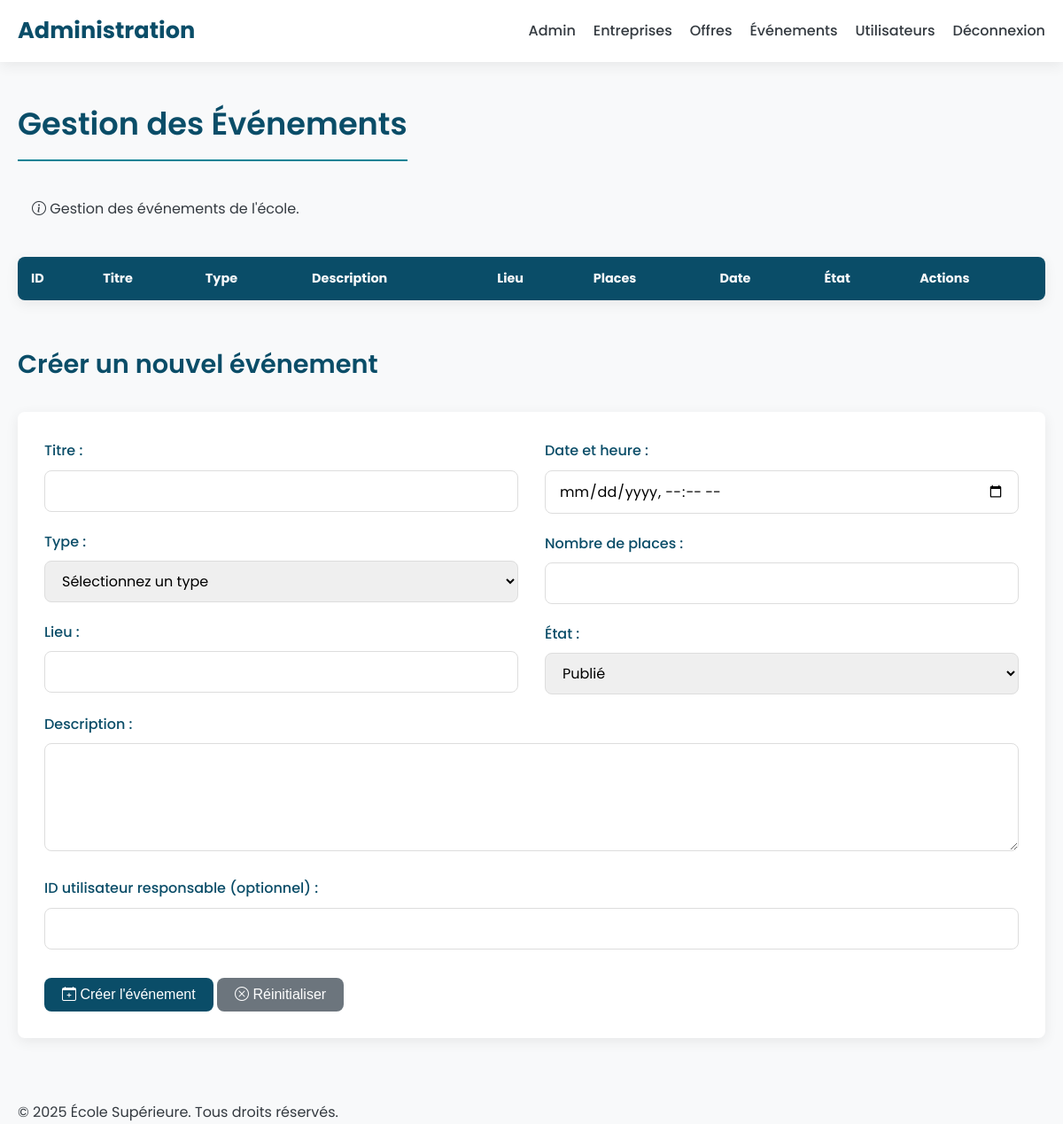
The page /vue/adminEvent.php on the database as committed earlier.
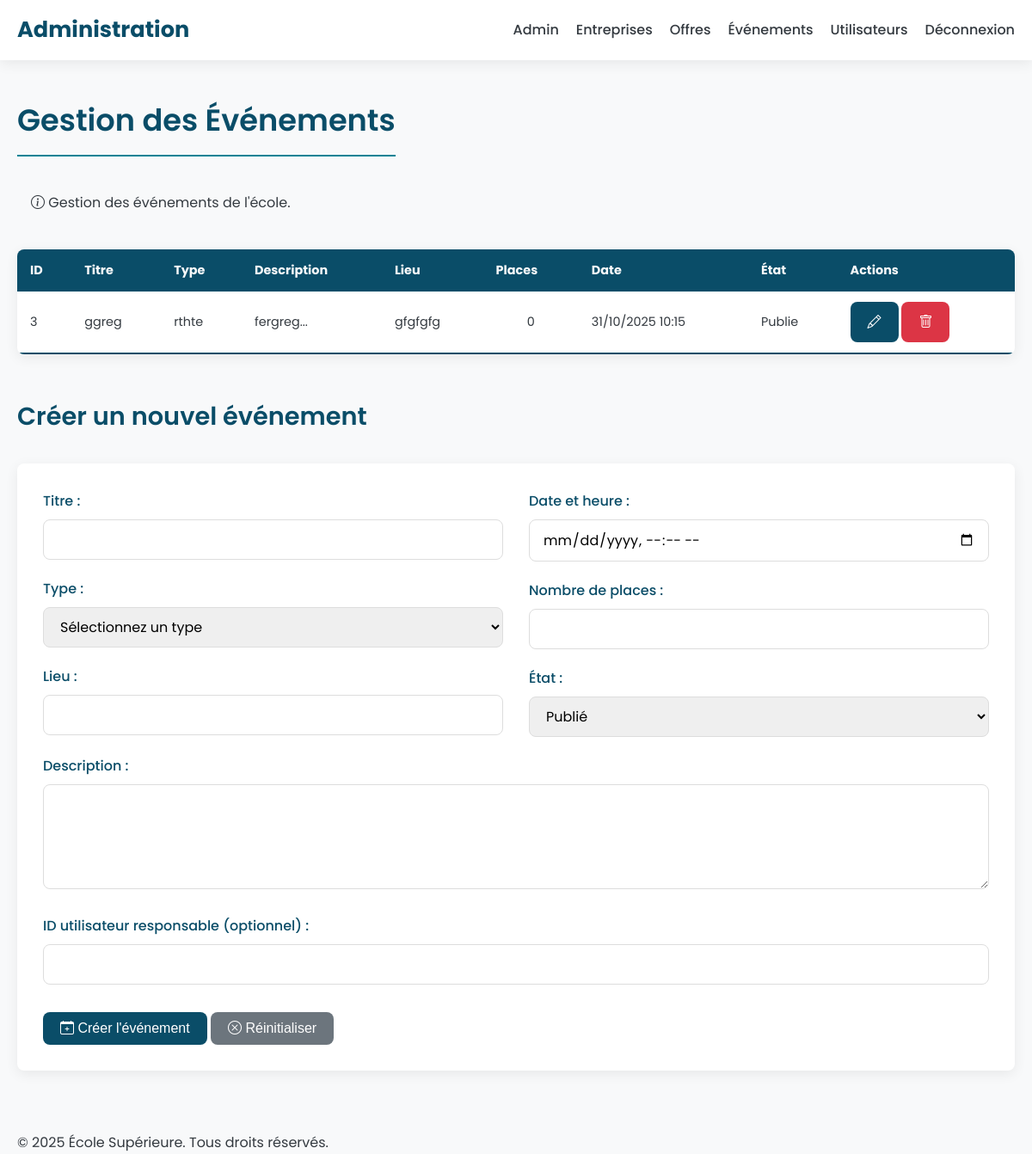
The same page on the database as committed later.
### tables this page shows
CREATE TABLE IF NOT EXISTS `event` (
  `id_evenement` int UNSIGNED NOT NULL AUTO_INCREMENT,
  `type` varchar(100) DEFAULT NULL,
  `titre` varchar(200) NOT NULL,
  `description` text NOT NULL,
  `lieu` varchar(150) DEFAULT NULL,
  `nombre_place` int DEFAULT NULL,
  `date_creation` timestamp NULL DEFAULT CURRENT_TIMESTAMP,
  `date_event` timestamp NOT NULL,
  `etat` enum('brouillon','publie','archive') DEFAULT 'publie',
  `ref_user` int UNSIGNED DEFAULT NULL,
  PRIMARY KEY (`id_evenement`),
  KEY `ref_user` (`ref_user`)
);

### src/repository/EventRepo.php (called while the page is built, shortened)
<?php
require_once __DIR__ . '/../modele/Event.php';
class EventRepo
{
    public function listeEvent(bool $inclurePasses = false) {
        $bdd = new Bdd();
        $database = $bdd->getBdd();
        $sql = 'SELECT * FROM event';
        if (!$inclurePasses) {
            $sql .= ' WHERE date_event >= CURDATE()';
        }
        $sql .= ' ORDER BY date_event ASC';
        $req = $database->query($sql);
        $rows = $req->fetchAll(\PDO::FETCH_ASSOC);
        $events = [];
        foreach ($rows as $row) {
            $events[] = new Event([
                'idEvent'       => $row['id_evenement'],
                'type'          => $row['type'],
                'titre'         => $row['titre'],
                'description'   => $row['description'],
                'lieu'          => $row['lieu'],
                'nombrePlace'   => $row['nombre_place'],
                'dateEvent'     => $row['date_event'],
                'etat'          => $row['etat'],
                'ref_user'      => $row['ref_user']
            ]);
        }
        return $events;
    }
}

### src/modele/Event.php (called while the page is built, shortened)
<?php
class event
{
    private $idEvent;
    private $type;
    private $titre;
    private $description;
    private $lieu;
    private $nombrePlace;
    private $dateEvent;
    private $etat;
    private function hydrate(array $donnees)
    {
        foreach ($donnees as $key => $value) {
            $method = 'set' . ucfirst($key);
        }
    }
    public function getIdEvent()
    {
        return $this->idEvent;
    }
    public function setIdEvent($idEvent): void
    {
        $this->idEvent = $idEvent;
    }
    public function getType()
    {
        return $this->type;
    }
    public function setType($type): void
    {
        $this->type = $type;
    }
    public function getTitre()
    {
        return $this->titre;
    }
    public function setTitre($titre): void
    {
        $this->titre = $titre;
    }
    public function getDescription()
    {
        return $this->description;
    }
    public function setDescription($description): void
    {
        $this->description = $description;
    }
    public function getLieu()
    {
        return $this->lieu;
    }
    public function setLieu($lieu): void
    {
        $this->lieu = $lieu;
    }
    public function getNombrePlace()
    {
        return $this->nombrePlace;
    }
    public function setNombrePlace($nombrePlace): void
    {
        $this->nombrePlace = $nombrePlace;
    }
    public function getDateEvent()
    {
        return $this->dateEvent;
    }
    public function setDateEvent($dateEvent): void
    {
        $this->dateEvent = $dateEvent;
    }
    public function getEtat()
    {
        return $this->etat;
    }
    public function setEtat($etat): void
    {
        $this->etat = $etat;
    }
}

### vue/adminEvent.php (the view, shortened to what the changed rows need)
<?php
require_once __DIR__ . '/../src/repository/EventRepo.php';
$eventRepo = new EventRepo();
$events = $eventRepo->listeEvent();
?>
<!DOCTYPE html>
<html lang="fr">
<head>
    <link rel="stylesheet" href="https://cdn.jsdelivr.net/npm/bootstrap-icons@1.10.0/font/bootstrap-icons.css">
    <link rel="stylesheet" href="css/admin-style.css">
</head>
<body>
<main class="main-content">
    <div class="container">
        <h1>Gestion des Événements</h1>
        <div class="table-responsive">
            <table>
                <thead>
                <tr>
                    <th>ID</th>
                    <th>Titre</th>
                    <th>Type</th>
                    <th>Description</th>
                    <th>Lieu</th>
                    <th>Places</th>
                    <th>Date</th>
                    <th>État</th>
                    <th>Actions</th>
                </tr>
                </thead>
                <tbody>
                <?php foreach($events as $event): ?>
                    <tr>
                        <td><?= $event->getIdEvent() ?></td>
                        <td><?= htmlspecialchars($event->getTitre()) ?></td>
                        <td><?= htmlspecialchars($event->getType()) ?></td>
                        <td><?= htmlspecialchars(substr($event->getDescription(), 0, 50)) ?>...</td>
                        <td><?= htmlspecialchars($event->getLieu()) ?></td>
                        <td class="text-center"><?= $event->getNombrePlace() ?></td>
                        <td><?= date('d/m/Y H:i', strtotime($event->getDateEvent())) ?></td>
                        <td>
                            <span class="badge <?= $event->getEtat() === 'actif' ? 'badge-success' : 'badge-danger' ?>">
                                <?= ucfirst(htmlspecialchars($event->getEtat())) ?>
                            </span>
                        </td>
                        <td class="actions">
                            <a href="modifEvent.php?id=<?= $event->getIdEvent() ?>" class="btn btn-sm btn-primary" title="Modifier">
                                <i class="bi bi-pencil"></i>
                            </a>
                            <a href="suppEvent.php?id=<?= $event->getIdEvent() ?>"
                               class="btn btn-sm btn-danger"
                               title="Supprimer"
                               onclick="return confirm('Voulez-vous vraiment supprimer cet événement ?')">
                                <i class="bi bi-trash"></i>
                            </a>
                        </td>
                    </tr>
                <?php endforeach; ?>
                </tbody>
            </table>
        </div>
        <section class="mt-5">
            <h2>Créer un nouvel événement</h2>
        </section>
    </div>
</main>
</body>
</html>

Rows that differ between the two databases and show on the page:
added event: id_evenement "3", titre "ggreg", type "rthte", description "fergreg", lieu "gfgfgfg", nombre_place "0", date_event "31/10/2025 10:15", etat "Publie"
